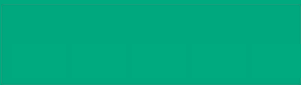
   <widget class="QGroupBox" name="groupBox">
    <property name="geometry">
     <rect>
      <x>510</x>
      <y>40</y>
      <width>301</width>
      <height>85</height>
     </rect>
    </property>
    <property name="sizePolicy">
     <sizepolicy hsizetype="Fixed" vsizetype="Fixed">
      <horstretch>0</horstretch>
      <verstretch>0</verstretch>
     </sizepolicy>
    </property>
    <property name="palette">
     <palette>
      <active>
       <colorrole role="WindowText">
        <brush brushstyle="SolidPattern">
         <color alpha="255">
          <red>0</red>
          <green>0</green>
          <blue>0</blue>
         </color>
        </brush>
       </colorrole>
       <colorrole role="Button">
        <brush brushstyle="SolidPattern">
         <color alpha="255">
          <red>0</red>
          <green>170</green>
          <blue>127</blue>
         </color>
        </brush>
       </colorrole>
       <colorrole role="Light">
        <brush brushstyle="SolidPattern">
         <color alpha="255">
          <red>0</red>
          <green>255</green>
          <blue>191</blue>
         </color>
        </brush>
       </colorrole>
       <colorrole role="Midlight">
        <brush brushstyle="SolidPattern">
         <color alpha="255">
          <red>0</red>
          <green>212</green>
          <blue>159</blue>
         </color>
        </brush>
       </colorrole>
       <colorrole role="Dark">
        <brush brushstyle="SolidPattern">
         <color alpha="255">
          <red>0</red>
          <green>85</green>
          <blue>63</blue>
         </color>
        </brush>
       </colorrole>
       <colorrole role="Mid">
        <brush brushstyle="SolidPattern">
         <color alpha="255">
          <red>0</red>
          <green>113</green>
          <blue>84</blue>
         </color>
        </brush>
       </colorrole>
       <colorrole role="Text">
        <brush brushstyle="SolidPattern">
         <color alpha="255">
          <red>0</red>
          <green>0</green>
          <blue>0</blue>
         </color>
        </brush>
       </colorrole>
       <colorrole role="BrightText">
        <brush brushstyle="SolidPattern">
         <color alpha="255">
          <red>255</red>
          <green>255</green>
          <blue>255</blue>
         </color>
        </brush>
       </colorrole>
       <colorrole role="ButtonText">
        <brush brushstyle="SolidPattern">
         <color alpha="255">
          <red>0</red>
          <green>0</green>
          <blue>0</blue>
         </color>
        </brush>
       </colorrole>
       <colorrole role="Base">
        <brush brushstyle="SolidPattern">
         <color alpha="255">
          <red>255</red>
          <green>255</green>
          <blue>255</blue>
         </color>
        </brush>
       </colorrole>
       <colorrole role="Window">
        <brush brushstyle="SolidPattern">
         <color alpha="255">
          <red>0</red>
          <green>170</green>
          <blue>127</blue>
         </color>
        </brush>
       </colorrole>
       <colorrole role="Shadow">
        <brush brushstyle="SolidPattern">
         <color alpha="255">
          <red>0</red>
          <green>0</green>
          <blue>0</blue>
         </color>
        </brush>
       </colorrole>
       <colorrole role="AlternateBase">
        <brush brushstyle="SolidPattern">
         <color alpha="255">
          <red>127</red>
          <green>212</green>
          <blue>191</blue>
         </color>
        </brush>
       </colorrole>
       <colorrole role="ToolTipBase">
        <brush brushstyle="SolidPattern">
         <color alpha="255">
          <red>255</red>
          <green>255</green>
          <blue>220</blue>
         </color>
        </brush>
       </colorrole>
       <colorrole role="ToolTipText">
        <brush brushstyle="SolidPattern">
         <color alpha="255">
          <red>0</red>
          <green>0</green>
          <blue>0</blue>
         </color>
        </brush>
       </colorrole>
      </active>
      <inactive>
       <colorrole role="WindowText">
        <brush brushstyle="SolidPattern">
         <color alpha="255">
          <red>0</red>
          <green>0</green>
          <blue>0</blue>
         </color>
        </brush>
       </colorrole>
       <colorrole role="Button">
        <brush brushstyle="SolidPattern">
         <color alpha="255">
          <red>0</red>
          <green>170</green>
          <blue>127</blue>
         </color>
        </brush>
       </colorrole>
       <colorrole role="Light">
        <brush brushstyle="SolidPattern">
         <color alpha="255">
          <red>0</red>
          <green>255</green>
          <blue>191</blue>
         </color>
        </brush>
       </colorrole>
       <colorrole role="Midlight">
        <brush brushstyle="SolidPattern">
         <color alpha="255">
          <red>0</red>
          <green>212</green>
          <blue>159</blue>
         </color>
        </brush>
       </colorrole>
       <colorrole role="Dark">
        <brush brushstyle="SolidPattern">
         <color alpha="255">
          <red>0</red>
          <green>85</green>
          <blue>63</blue>
         </color>
        </brush>
       </colorrole>
       <colorrole role="Mid">
        <brush brushstyle="SolidPattern">
         <color alpha="255">
          <red>0</red>
          <green>113</green>
          <blue>84</blue>
         </color>
        </brush>
       </colorrole>
       <colorrole role="Text">
        <brush brushstyle="SolidPattern">
         <color alpha="255">
          <red>0</red>
          <green>0</green>
          <blue>0</blue>
         </color>
        </brush>
       </colorrole>
       <colorrole role="BrightText">
        <brush brushstyle="SolidPattern">
         <color alpha="255">
          <red>255</red>
          <green>255</green>
          <blue>255</blue>
         </color>
        </brush>
       </colorrole>
       <colorrole role="ButtonText">
        <brush brushstyle="SolidPattern">
         <color alpha="255">
          <red>0</red>
          <green>0</green>
          <blue>0</blue>
         </color>
        </brush>
       </colorrole>
       <colorrole role="Base">
        <brush brushstyle="SolidPattern">
         <color alpha="255">
          <red>255</red>
          <green>255</green>
          <blue>255</blue>
         </color>
        </brush>
       </colorrole>
       <colorrole role="Window">
        <brush brushstyle="SolidPattern">
         <color alpha="255">
          <red>0</red>
          <green>170</green>
          <blue>127</blue>
         </color>
        </brush>
       </colorrole>
       <colorrole role="Shadow">
        <brush brushstyle="SolidPattern">
         <color alpha="255">
          <red>0</red>
          <green>0</green>
          <blue>0</blue>
         </color>
        </brush>
       </colorrole>
       <colorrole role="AlternateBase">
        <brush brushstyle="SolidPattern">
         <color alpha="255">
          <red>127</red>
          <green>212</green>
          <blue>191</blue>
         </color>
        </brush>
       </colorrole>
       <colorrole role="ToolTipBase">
        <brush brushstyle="SolidPattern">
         <color alpha="255">
          <red>255</red>
          <green>255</green>
          <blue>220</blue>
         </color>
        </brush>
       </colorrole>
       <colorrole role="ToolTipText">
        <brush brushstyle="SolidPattern">
         <color alpha="255">
          <red>0</red>
          <green>0</green>
          <blue>0</blue>
         </color>
        </brush>
       </colorrole>
      </inactive>
      <disabled>
       <colorrole role="WindowText">
        <brush brushstyle="SolidPattern">
         <color alpha="255">
          <red>0</red>
          <green>85</green>
          <blue>63</blue>
         </color>
        </brush>
       </colorrole>
       <colorrole role="Button">
        <brush brushstyle="SolidPattern">
         <color alpha="255">
          <red>0</red>
          <green>170</green>
          <blue>127</blue>
         </color>
        </brush>
       </colorrole>
       <colorrole role="Light">
        <brush brushstyle="SolidPattern">
         <color alpha="255">
          <red>0</red>
          <green>255</green>
          <blue>191</blue>
         </color>
        </brush>
       </colorrole>
       <colorrole role="Midlight">
        <brush brushstyle="SolidPattern">
         <color alpha="255">
          <red>0</red>
          <green>212</green>
          <blue>159</blue>
         </color>
        </brush>
       </colorrole>
       <colorrole role="Dark">
        <brush brushstyle="SolidPattern">
         <color alpha="255">
          <red>0</red>
          <green>85</green>
          <blue>63</blue>
         </color>
        </brush>
       </colorrole>
       <colorrole role="Mid">
        <brush brushstyle="SolidPattern">
         <color alpha="255">
          <red>0</red>
          <green>113</green>
          <blue>84</blue>
         </color>
        </brush>
       </colorrole>
       <colorrole role="Text">
        <brush brushstyle="SolidPattern">
         <color alpha="255">
          <red>0</red>
          <green>85</green>
          <blue>63</blue>
         </color>
        </brush>
       </colorrole>
       <colorrole role="BrightText">
        <brush brushstyle="SolidPattern">
         <color alpha="255">
          <red>255</red>
          <green>255</green>
          <blue>255</blue>
         </color>
        </brush>
       </colorrole>
       <colorrole role="ButtonText">
        <brush brushstyle="SolidPattern">
         <color alpha="255">
          <red>0</red>
          <green>85</green>
          <blue>63</blue>
         </color>
        </brush>
       </colorrole>
       <colorrole role="Base">
        <brush brushstyle="SolidPattern">
         <color alpha="255">
          <red>0</red>
          <green>170</green>
          <blue>127</blue>
         </color>
        </brush>
       </colorrole>
       <colorrole role="Window">
        <brush brushstyle="SolidPattern">
         <color alpha="255">
          <red>0</red>
          <green>170</green>
          <blue>127</blue>
         </color>
        </brush>
       </colorrole>
       <colorrole role="Shadow">
        <brush brushstyle="SolidPattern">
         <color alpha="255">
          <red>0</red>
          <green>0</green>
          <blue>0</blue>
         </color>
        </brush>
       </colorrole>
       <colorrole role="AlternateBase">
        <brush brushstyle="SolidPattern">
         <color alpha="255">
          <red>0</red>
          <green>170</green>
          <blue>127</blue>
         </color>
        </brush>
       </colorrole>
       <colorrole role="ToolTipBase">
        <brush brushstyle="SolidPattern">
         <color alpha="255">
          <red>255</red>
          <green>255</green>
          <blue>220</blue>
         </color>
        </brush>
       </colorrole>
       <colorrole role="ToolTipText">
        <brush brushstyle="SolidPattern">
         <color alpha="255">
          <red>0</red>
          <green>0</green>
          <blue>0</blue>
         </color>
        </brush>
       </colorrole>
      </disabled>
     </palette>
    </property>
    <property name="layoutDirection">
     <enum>Qt::LeftToRight</enum>
    </property>
    <property name="autoFillBackground">
     <bool>false</bool>
    </property>
    <property name="alignment">
     <set>Qt::AlignCenter</set>
    </property>
    <widget class="QPushButton" name="free">
     <property name="geometry">
      <rect>
       <x>12</x>
       <y>44</y>
       <width>54</width>
       <height>34</height>
      </rect>
     </property>
     <property name="toolTip">
      <string>Area</string>
     </property>
     <property name="autoFillBackground">
      <bool>true</bool>
     </property>
     <property name="text">
      <string/>
     </property>
     <property name="icon">
      <iconset resource="qrc.qrc">
       <normaloff>:/images/white/x48/free@4x.png</normaloff>
       <selectedoff>:/images/black/x48/free@4x.png</selectedoff>
       <selectedon>:/images/black/x48/free@4x.png</selectedon>:/images/white/x48/free@4x.png</iconset>
     </property>
     <property name="iconSize">
      <size>
       <width>42</width>
       <height>42</height>
      </size>
     </property>
     <property name="flat">
      <bool>true</bool>
     </property>
    </widget>
    <widget class="QPushButton" name="line">
     <property name="geometry">
      <rect>
       <x>72</x>
       <y>44</y>
       <width>54</width>
       <height>34</height>
      </rect>
     </property>
     <property name="toolTip">
      <string>Distance between two points</string>
     </property>
     <property name="autoFillBackground">
      <bool>true</bool>
     </property>
     <property name="text">
      <string/>
     </property>
     <property name="icon">
      <iconset resource="qrc.qrc">
       <normaloff>:/images/white/x48/line@4x.png</normaloff>
       <selectedoff>:/images/black/x48/line@4x.png</selectedoff>
       <selectedon>:/images/black/x48/line@4x.png</selectedon>:/images/white/x48/line@4x.png</iconset>
     </property>
     <property name="iconSize">
      <size>
       <width>42</width>
       <height>42</height>
      </size>
     </property>
     <property name="autoDefault">
      <bool>false</bool>
     </property>
     <property name="flat">
      <bool>true</bool>
     </property>
    </widget>
    <widget class="QPushButton" name="circle">
     <property name="geometry">
      <rect>
       <x>132</x>
       <y>44</y>
       <width>54</width>
       <height>34</height>
      </rect>
     </property>
     <property name="toolTip">
      <string>Circle</string>
     </property>
     <property name="autoFillBackground">
      <bool>true</bool>
     </property>
     <property name="text">
      <string/>
     </property>
     <property name="icon">
      <iconset resource="qrc.qrc">
       <normaloff>:/images/white/x48/circ@4x.png</normaloff>
       <selectedoff>:/images/black/x48/circ@4x.png</selectedoff>:/images/white/x48/circ@4x.png</iconset>
     </property>
     <property name="iconSize">
      <size>
       <width>42</width>
       <height>42</height>
      </size>
     </property>
     <property name="flat">
      <bool>true</bool>
     </property>
    </widget>
    <widget class="QPushButton" name="angle">
     <property name="geometry">
      <rect>
       <x>192</x>
       <y>44</y>
       <width>54</width>
       <height>34</height>
      </rect>
     </property>
     <property name="toolTip">
      <string>Angles</string>
     </property>
     <property name="autoFillBackground">
      <bool>true</bool>
     </property>
     <property name="text">
      <string/>
     </property>
     <property name="icon">
      <iconset resource="qrc.qrc">
       <normaloff>:/images/white/x48/ang@4x.png</normaloff>
       <selectedoff>:/images/black/x48/ang@3x.png</selectedoff>:/images/white/x48/ang@4x.png</iconset>
     </property>
     <property name="iconSize">
      <size>
       <width>42</width>
       <height>42</height>
      </size>
     </property>
     <property name="flat">
      <bool>true</bool>
     </property>
    </widget>
    <widget class="QPushButton" name="rubber">
     <property name="geometry">
      <rect>
       <x>252</x>
       <y>44</y>
       <width>54</width>
       <height>34</height>
      </rect>
     </property>
     <property name="toolTip">
      <string>Delete</string>
     </property>
     <property name="autoFillBackground">
      <bool>true</bool>
     </property>
     <property name="text">
      <string/>
     </property>
     <property name="icon">
      <iconset resource="qrc.qrc">
       <normaloff>:/images/white/x48/ic_delete_sweep_white_48dp.png</normaloff>:/images/white/x48/ic_delete_sweep_white_48dp.png</iconset>
     </property>
     <property name="iconSize">
      <size>
       <width>42</width>
       <height>42</height>
      </size>
     </property>
     <property name="flat">
      <bool>true</bool>
     </property>
    </widget>
    <zorder>line</zorder>
    <zorder>circle</zorder>
    <zorder>angle</zorder>
    <zorder>rubber</zorder>
    <zorder>free</zorder>
   </widget>
